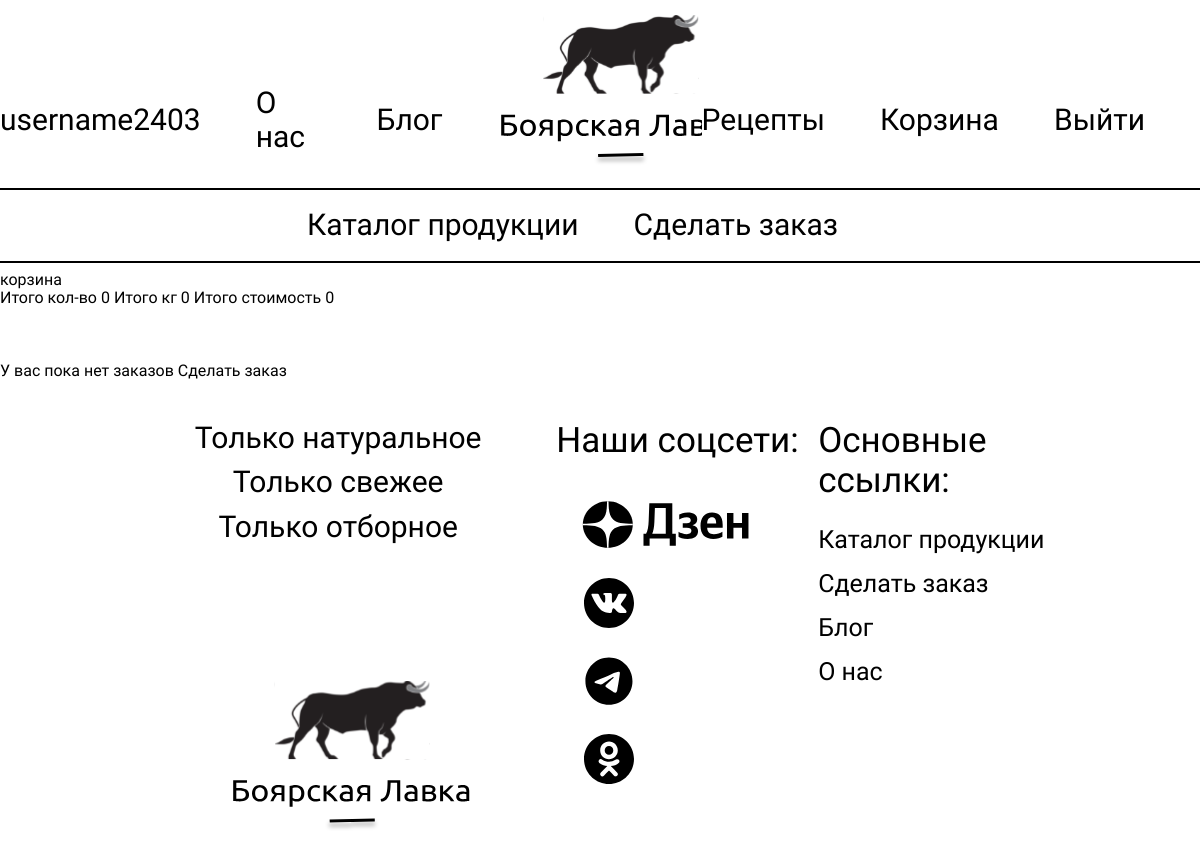
The app's page /lk (signed in), older data.
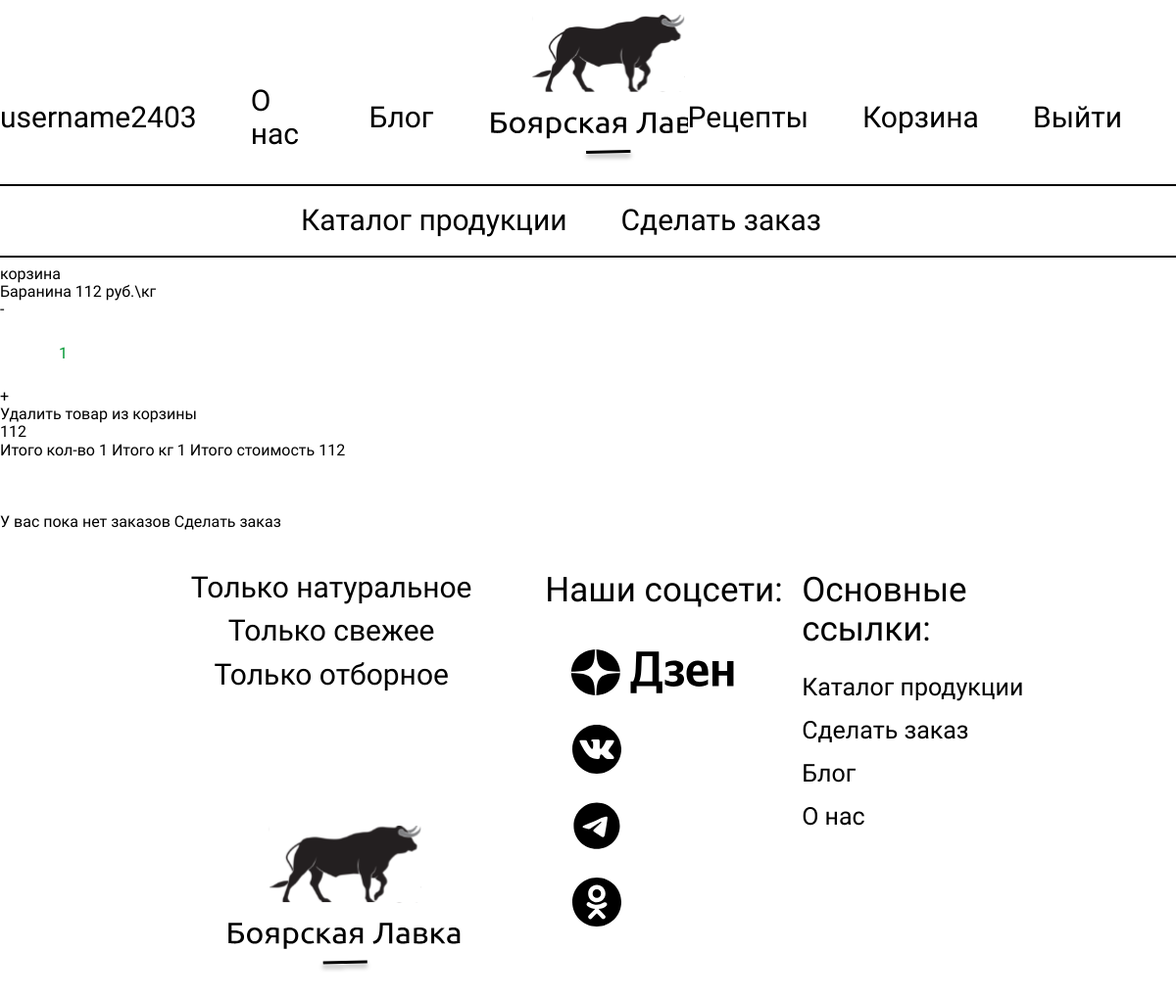
The same page, newer data.
### butcher_shop_app/models.py (models this page shows)
class GoodsInShoppingCart(models.Model):
    user = models.ForeignKey(User, on_delete=models.CASCADE)
    product = models.ForeignKey(Product, on_delete=models.CASCADE)
    count = models.PositiveIntegerField(default=0, null=True)
    def cost(self):
        return self.product.cost
    def total_cost(self):
        if self.count:
            return self.product.cost * self.count
        return None

class Product(models.Model):
    name = models.CharField(max_length=200)
    cost = models.PositiveIntegerField()
    category_name = models.ManyToManyField(ProductCategories, default="Вне категорий")
    preview = RichTextField(default="Без описания", max_length=500)
    description = RichTextField(default="Без описания")
    image = models.ImageField(upload_to='img', default="img/1.png")
    def __str__(self):
        return self.name

### butcher_shop_app/views.py (the view)
# urls.py: path("lk", lk_view, name="lk"),
@login_required(login_url='http://127.0.0.1:8000/login')
def lk_view(request):
    context = {}
    context.update(get_cart_sum_count_kgs(request))
    cart = GoodsInShoppingCart.objects.filter(user=request.user)
    context["cart"] = cart
    context["cart_len"] = len(cart)
    orders = Order.objects.filter(user=request.user)
    context["orders"] = orders
    context["orders_len"] = len(orders)
    return render(request, "butcher_shop_app/lk.html", context)

### butcher_shop_app/views.py (called while the page is built, shortened)
def get_cart_sum_count_kgs(request):
    cart_info = {}
    products_count_kg = 0
    total_cost = 0
    count = 0
    if request.user.is_authenticated:
        cart = GoodsInShoppingCart.objects.filter(user=request.user)
        for product in cart:
            count += 1
            products_count_kg += product.count
            total_cost += products_count_kg * product.product.cost
    cart_info["products_count_kg"] = products_count_kg
    cart_info["total_cost"] = total_cost
    cart_info["product_count"] = count
    return cart_info

### butcher_shop_app/Templates/butcher_shop_app/lk.html (shortened to what this page needs)
{% extends 'butcher_shop_app/base.html' %}
{% block content %}
корзина
{% include "butcher_shop_app/cart_base.html" %}
<br>
<br>
<br>
{% if orders_len == 0 %}
<span>У вас пока нет заказов </span>
<a href="http://127.0.0.1:8000/order_create">Сделать заказ</a>
{% endif %}
{% endblock %}

### butcher_shop_app/Templates/butcher_shop_app/cart_base.html (shortened to what this page needs)
{% for product in cart %}
<br>
<div>
    {{product.product}}
    {{product.cost}} руб.\кг
    <form method="post">
        <button type="submit">-</button>
    </form>
    <form method="post">
        <input name="goods_count" type="number" min="1" value="{{product.count}}">
    </form>
    <form method="post">
        <button type="submit">+</button>
    </form>
    <form method="post">
        <button type="submit">Удалить товар из корзины</button>
    </form>
    {{product.total_cost}}
</div>
{% endfor %}
<div>
   Итого кол-во {{product_count}}
    Итого кг {{products_count_kg}}
    Итого стоимость {{total_cost}}
</div>

Row changes from the older to the newer data that the page shows:
added GoodsInShoppingCart: product "Баранина", cost "112", goods_count "1", total_cost "112"
Text that changed along with them:
{{ product_count }}: "0" → "1"
{{ products_count_kg }}: "0" → "1"
{{ total_cost }}: "0" → "112"
